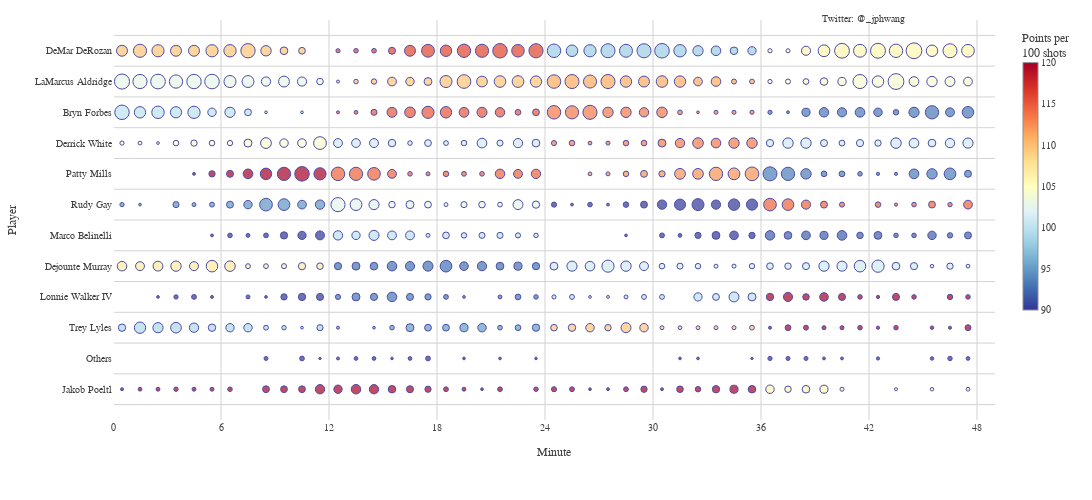

Source (notebook cell):
### Code cell
fig = make_shot_dist_chart(
    all_teams_df[all_teams_df.group == 'SAS'], col_col='pl_pps', range_color=[90, 120], size_col='shots_freq')
clean_chart_format(fig)
fig.update_layout(height=500, width=1250)
fig.show()

### Figure 1 — Plotly figure (JSON) as saved in the notebook; plotly's stock layout.template omitted (floating-point values rounded to 4 significant figures; data arrays with more than 128 entries replaced by an {"elided": "..."} marker saying what was removed)
{"data": [{"customdata": {"elided": "576x6 float values"}, "hovertemplate": "<b>%{hovertext}</b><br><br>min_mid=%{x}<br>player=%{y}<br>shots_freq=%{customdata[4]}<br>min_start=%{customdata[0]}<br>min_end=%{customdata[1]}<br>shots_count=%{customdata[2]}<br>shots_made=%{customdata[3]}<br>shots_acc=%{customdata[5]}<br>pl_pps=%{marker.color}<extra></extra>", "hovertext": {"elided": "576 str values"}, "legendgroup": "", "marker": {"color": {"elided": "576 float values"}, "coloraxis": "coloraxis", "line": {"color": "Navy", "width": 1}, "size": {"elided": "576 float values"}, "sizemode": "area", "sizeref": 0.2667, "symbol": "circle"}, "mode": "markers", "name": "", "showlegend": false, "type": "scatter", "x": {"elided": "576 float values"}, "xaxis": "x", "y": {"elided": "576 str values"}, "yaxis": "y"}], "layout": {"annotations": [{"showarrow": false, "text": "Twitter: @_jphwang", "textangle": 0, "x": 0.9, "xref": "paper", "y": 1.02, "yref": "paper"}], "coloraxis": {"cmax": 120, "cmin": 90, "colorbar": {"len": 300, "lenmode": "pixels", "outlinecolor": "#909090", "outlinewidth": 1, "thickness": 15, "thicknessmode": "pixels", "title": {"text": "Points per<BR>100 shots"}, "x": 1.02, "y": 1, "yanchor": "top"}, "colorscale": [[0, "rgb(49,54,149)"], [0.1, "rgb(69,117,180)"], [0.2, "rgb(116,173,209)"], [0.3, "rgb(171,217,233)"], [0.4, "rgb(224,243,248)"], [0.5, "rgb(255,255,191)"], [0.6, "rgb(254,224,144)"], [0.7, "rgb(253,174,97)"], [0.8, "rgb(244,109,67)"], [0.9, "rgb(215,48,39)"], [1, "rgb(165,0,38)"]]}, "font": {"color": "#404040", "family": "Arial, Tahoma, Helvetica", "size": 10}, "height": 500, "legend": {"itemsizing": "constant", "tracegroupgap": 0}, "margin": {"t": 20}, "paper_bgcolor": "white", "plot_bgcolor": "white", "width": 1250, "xaxis": {"anchor": "y", "domain": [0, 1], "fixedrange": true, "gridcolor": "LightGray", "gridwidth": 1, "range": [0, 49], "showgrid": true, "tickvals": [0, 6, 12, 18, 24, 30, 36, 42, 48], "title": {"text": "Minute"}, "type": "linear"}, "yaxis": {"anchor": "x", "domain": [0, 1], "fixedrange": true, "gridcolor": "LightGray", "gridwidth": 1, "range": [-1, 12], "showgrid": true, "tickson": "boundaries", "title": {"text": "Player"}, "type": "category"}}}
